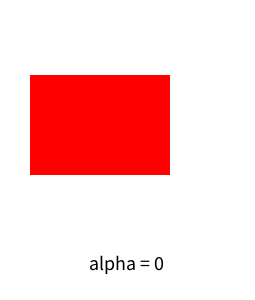
Frame 1 (no input)
Frame 60 (the mouse pressed at the canvas centre just before this capture): identical to frame 1, image omitted
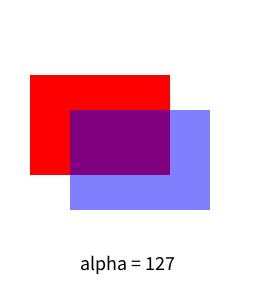
Frame 120 (the mouse held since frame 60 and released just before this capture)

The Processing sketch that drew these frames (run headless with seeded random() and noise(); from frame 60 on, the mouse is pressed at the canvas centre):

// Processing sketch: Alpha
// ── Alpha.pde
void setup(){
  size(255, 300);  
}

void draw(){
  background(255);
  noStroke();
  fill(255, 0, 0);
  rect(30, height/4, 140, 100);
  fill(0, 0, 255, mouseX);
  rect(70, 110, 140, 100);
  fill(0);
  textSize(20);
  textAlign(CENTER);
  text("alpha = " + mouseX, width/2, height-30);
}
